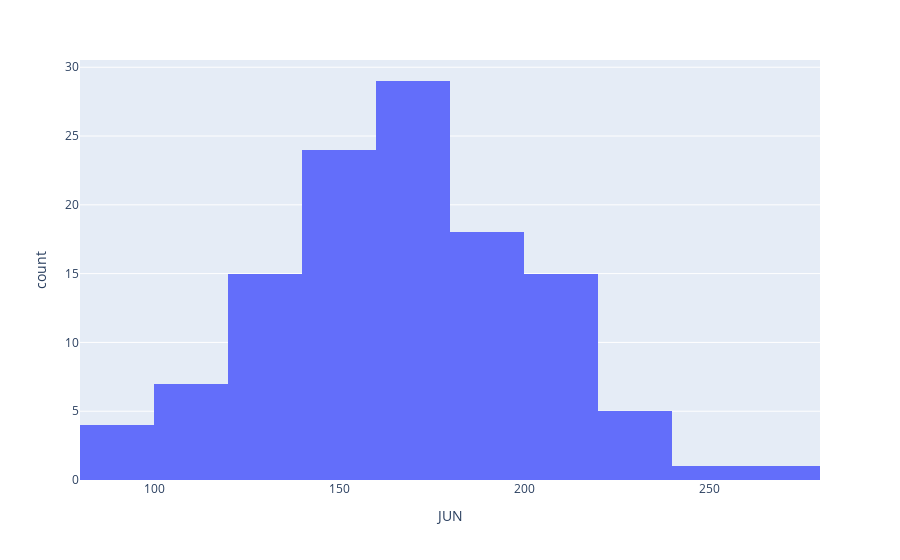

Notebook code for this chart:
### Code cell
px.histogram(df, x='JUN')

### Figure 1 — Plotly figure (JSON) as saved in the notebook; plotly's stock layout.template omitted (floating-point values rounded to 4 significant figures)
{"data": [{"alignmentgroup": "True", "bingroup": "x", "hovertemplate": "JUN=%{x}<br>count=%{y}<extra></extra>", "legendgroup": "", "marker": {"color": "#636efa", "pattern": {"shape": ""}}, "name": "", "offsetgroup": "", "orientation": "v", "showlegend": false, "type": "histogram", "x": [111, 109, 117, 165.2, 92.3, 177.6, 153.1, 126.5, 206.6, 212, 193.2, 106.7, 214.2, 156.5, 157, 232.3, 232.9, 212.7, 195.2, 163.7, 192.3, 205.3, 101.9, 134.6, 204.2, 97.5, 176.7, 178.6, 194.4, 180.2, 132.6, 141.6, 215.5, 215.7, 158.8, 246.6, 163.4, 274.6, 173.6, 175, 170.9, 190.7, 167.6, 155.6, 157.1, 213.6, 130.4, 162.1, 163.3, 133.9, 160.5, 163.9, 162, 141.4, 175.4, 209.8, 154.5, 122.8, 167.2, 157.6, 191.9, 135.2, 168.2, 175.6, 115.7, 177.8, 144.3, 148.3, 129.9, 216.9, 229.5, 122.5, 150.8, 127.8, 175.3, 158.5, 186.2, 207.5, 140.6, 231.2, 151.4, 136.7, 150.5, 191, 155.5, 185, 134.9, 157.8, 186.8, 191.3, 185.3, 137.1, 170.6, 204.5, 139.3, 186.5, 172.6, 163.6, 173.5, 185.2, 214.5, 171.1, 165.1, 168, 146.3, 151.2, 198.9, 212.1, 87.9, 140.8, 183.6, 122.4, 221.1, 92.8, 188.9, 147, 171.9, 155.7, 112.9], "xaxis": "x", "yaxis": "y"}], "layout": {"barmode": "relative", "legend": {"tracegroupgap": 0}, "margin": {"t": 60}, "xaxis": {"anchor": "y", "domain": [0, 1], "title": {"text": "JUN"}}, "yaxis": {"anchor": "x", "domain": [0, 1], "title": {"text": "count"}}}}
